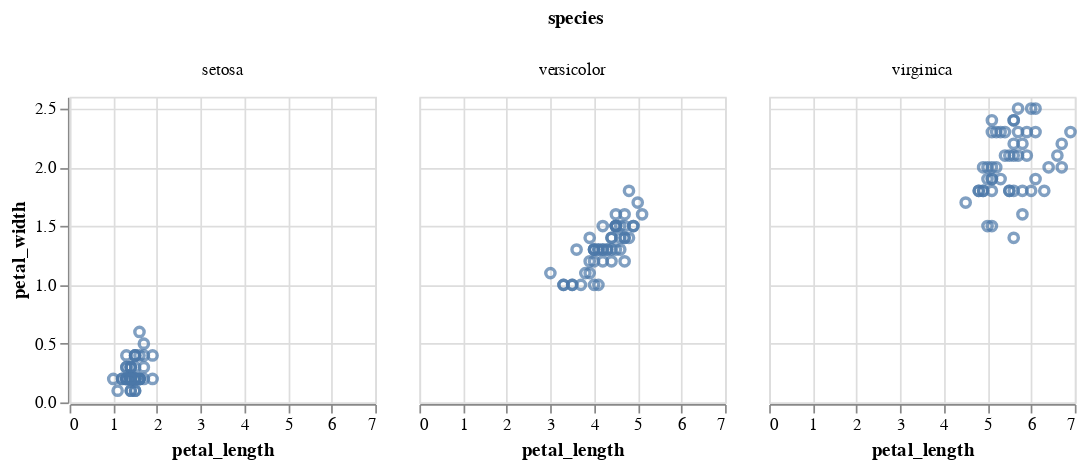

The notebook cell saved with this chart:
### Markdown cell above
Or with Altair...

### Code cell
alt.Chart(df).mark_point().encode(
    x='petal_length',
    y='petal_width'
).properties(
    width=180, height=180
).facet(
    column='species'
)

### Figure 1 — Vega-Lite specification as saved in the notebook (floating-point values rounded to 4 significant figures; data arrays with more than 128 entries replaced by an {"elided": "..."} marker saying what was removed)
{"$schema": "https://vega.github.io/schema/vega-lite/v3.4.0.json", "config": {"mark": {"tooltip": null}, "view": {"height": 300, "width": 400}}, "data": {"name": "data-a4bd480ea976f54878a155ce12ba18ce"}, "datasets": {"data-a4bd480ea976f54878a155ce12ba18ce": {"elided": "150 records"}}, "facet": {"column": {"field": "species", "type": "nominal"}}, "spec": {"encoding": {"x": {"field": "petal_length", "type": "quantitative"}, "y": {"field": "petal_width", "type": "quantitative"}}, "height": 180, "mark": "point", "width": 180}}
